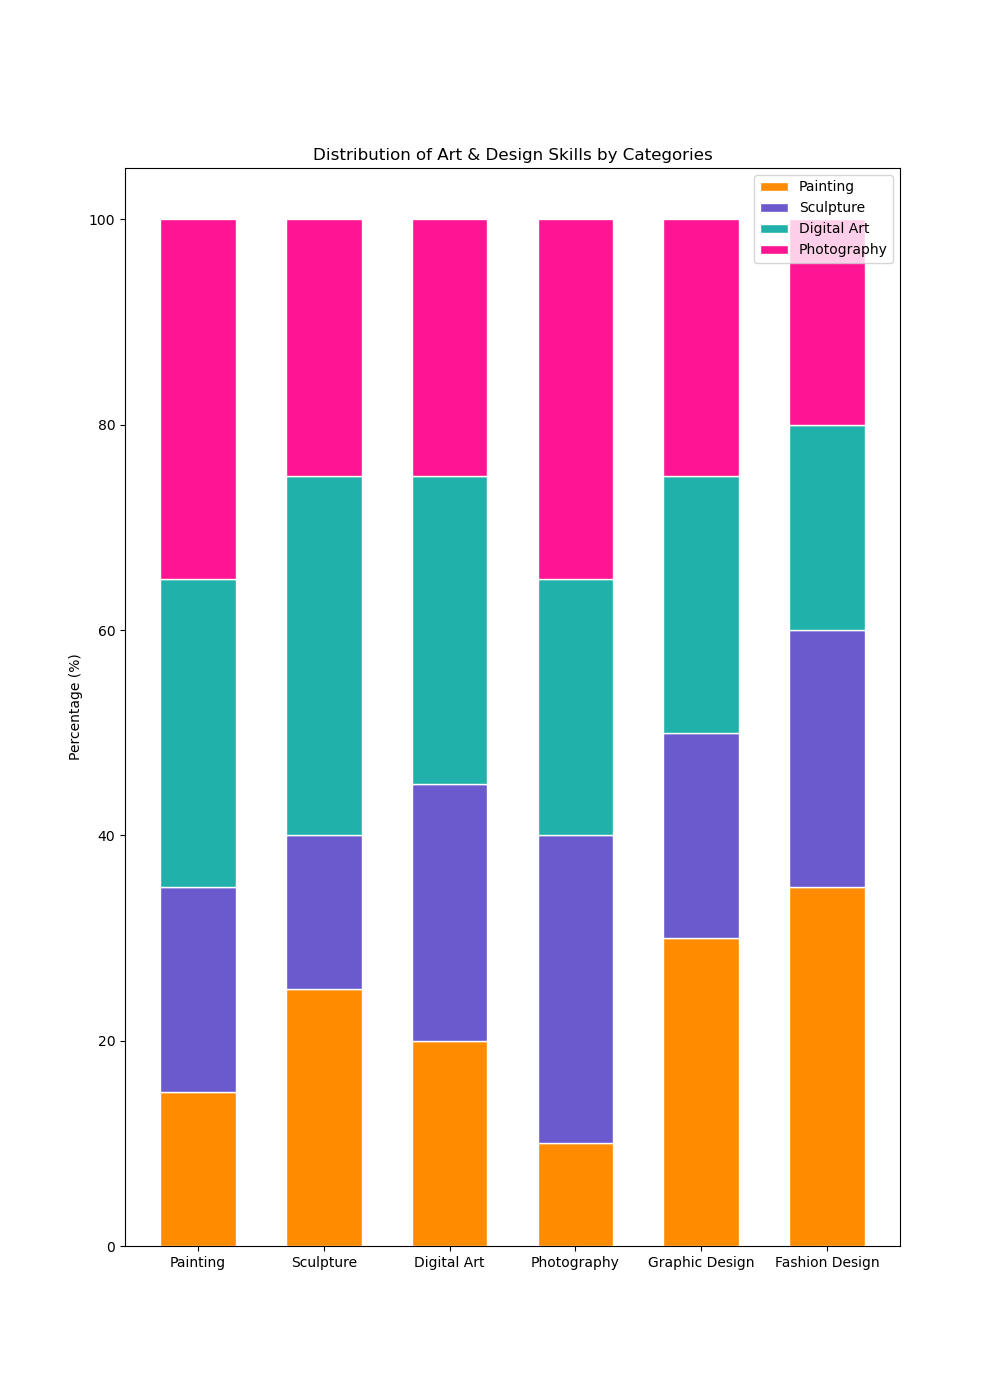

Generate this figure with Python:

import matplotlib.pyplot as plt
import numpy as np

categories = ['Painting', 'Sculpture', 'Digital Art', 'Photography', 'Graphic Design', 'Fashion Design']
value_1 = np.array([15, 25, 20, 10, 30, 35])
value_2 = np.array([20, 15, 25, 30, 20, 25])
value_3 = np.array([30, 35, 30, 25, 25, 20])
value_4 = np.array([35, 25, 25, 35, 25, 20])

totals = value_1 + value_2 + value_3 + value_4
value_1 = value_1 / totals * 100
value_2 = value_2 / totals * 100
value_3 = value_3 / totals * 100
value_4 = value_4 / totals * 100

colors = ['#FF8C00', '#6A5ACD', '#20B2AA', '#FF1493']

fig, ax = plt.subplots(figsize=(10, 14))

bar_width = 0.6

bars1 = ax.bar(categories, value_1, color=colors[0], edgecolor='white', width=bar_width)
bars2 = ax.bar(categories, value_2, bottom=value_1, color=colors[1], edgecolor='white', width=bar_width)
bars3 = ax.bar(categories, value_3, bottom=value_1+value_2, color=colors[2], edgecolor='white', width=bar_width)
bars4 = ax.bar(categories, value_4, bottom=value_1+value_2+value_3, color=colors[3], edgecolor='white', width=bar_width)

ax.set_ylabel('Percentage (%)')
ax.set_title('Distribution of Art & Design Skills by Categories')

ax.legend(['Painting', 'Sculpture', 'Digital Art', 'Photography'], loc='upper right')

plt.show()
